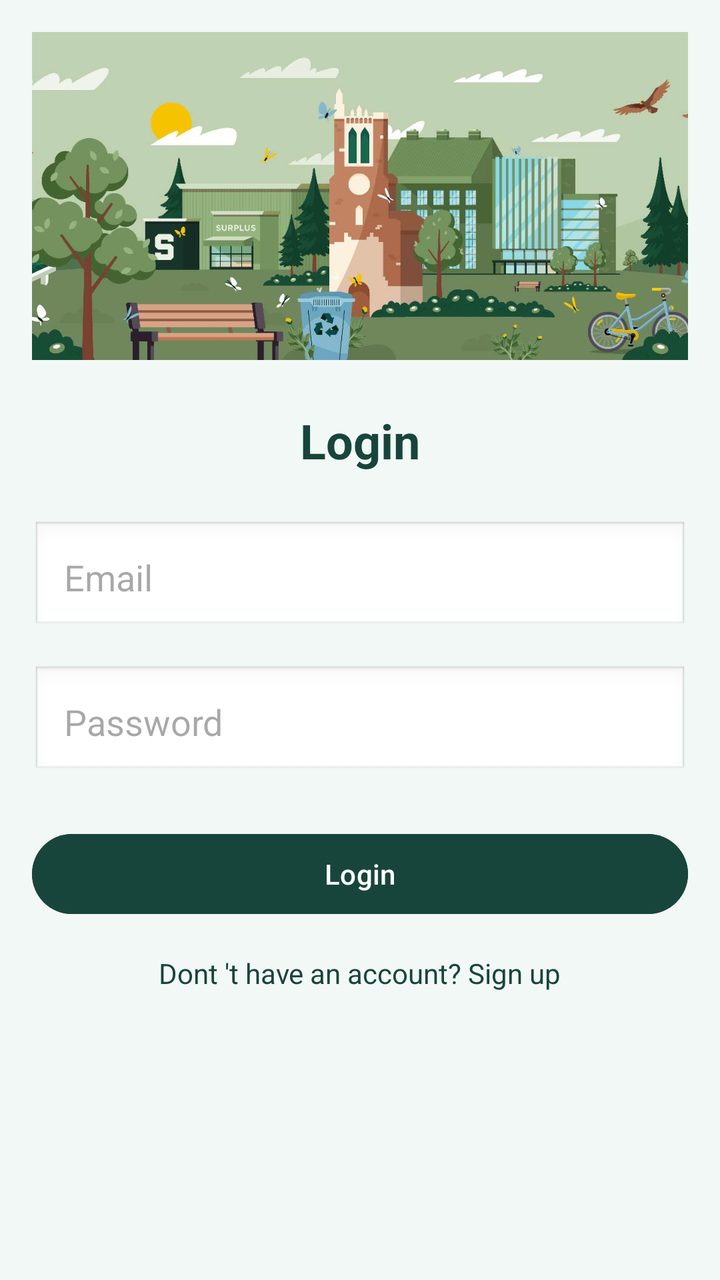
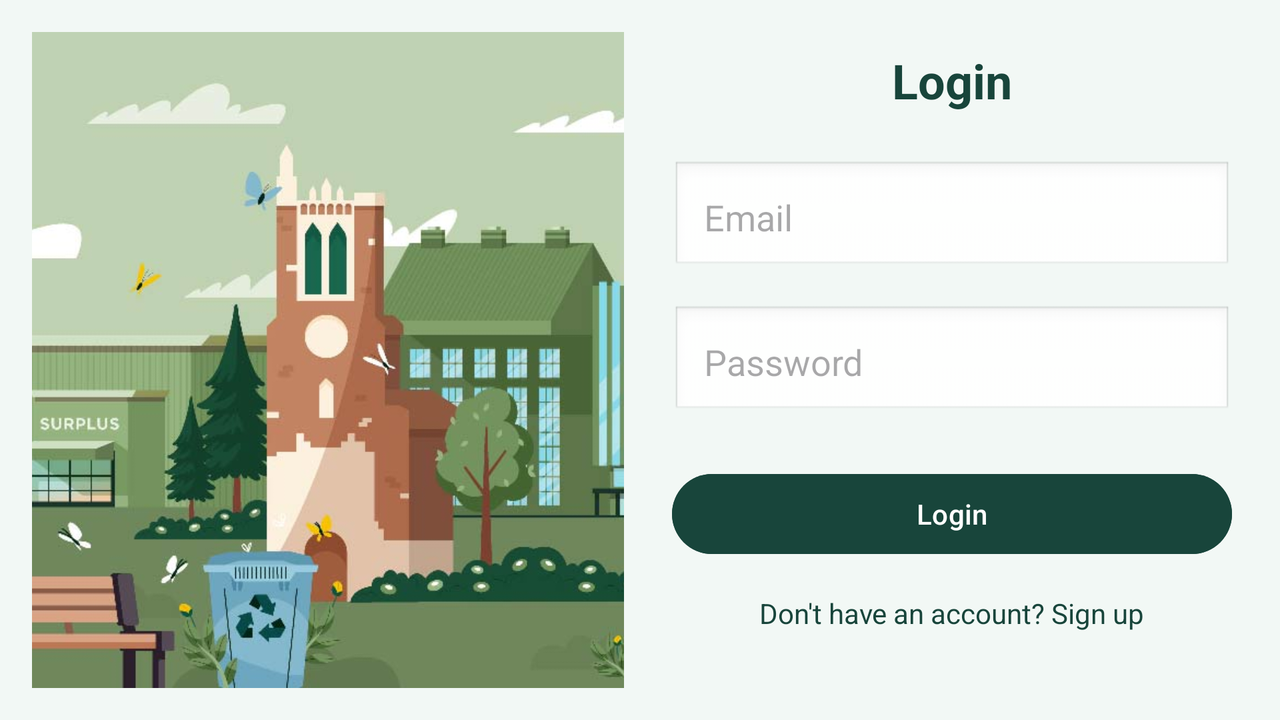

Compare how this app lays out the same screen by default and in its alternative resource folder. The renders come first, then the two layout files and the values they reference.
<!-- AndroidManifest.xml: application theme Theme.CSE476Project -->
<!-- res/layout/activity_login.xml -->
<?xml version="1.0" encoding="utf-8"?>
<ScrollView
    xmlns:android="http://schemas.android.com/apk/res/android"
    android:layout_width="match_parent"
    android:layout_height="match_parent">

    <LinearLayout
        android:layout_width="match_parent"
        android:layout_height="wrap_content"
        android:orientation="vertical"
        android:gravity="center"
        android:padding="16dp">

        
        <ImageView
            android:id="@+id/ivLoginImage"
            android:layout_width="match_parent"
            android:layout_height="wrap_content"
            android:src="@drawable/loginimage"
            android:contentDescription="@string/login_image_desc"
            android:adjustViewBounds="true"
            android:scaleType="centerCrop"
            android:layout_marginBottom="24dp" />

        
        <TextView
            android:id="@+id/tvTitle"
            android:layout_width="match_parent"
            android:layout_height="wrap_content"
            android:text="Login"
            android:textColor="@color/green"
            android:textSize="24sp"
            android:textStyle="bold"
            android:gravity="center"
            android:layout_marginBottom="24dp" />

        
        <EditText
            android:id="@+id/etEmail"
            android:layout_width="match_parent"
            android:layout_height="wrap_content"
            android:hint="Email"
            android:padding="16dp"
            android:inputType="textEmailAddress"
            android:background="@android:drawable/edit_text"
            android:layout_marginBottom="16dp" />

        
        <EditText
            android:id="@+id/etPassword"
            android:layout_width="match_parent"
            android:layout_height="wrap_content"
            android:hint="Password"
            android:padding="16dp"
            android:inputType="textPassword"
            android:background="@android:drawable/edit_text"
            android:layout_marginBottom="24dp" />

        
        <Button
            android:id="@+id/btnLogin"
            android:layout_width="match_parent"
            android:layout_height="wrap_content"
            android:text="Login"
            android:backgroundTint="@color/green"
            android:textColor="@android:color/white"
            android:layout_marginBottom="16dp" />

        <TextView
            android:id="@+id/tvAlreadyAccount"
            android:layout_width="wrap_content"
            android:layout_height="wrap_content"
            android:text="Dont \'t have an account? Sign up"
            android:textColor="@color/green"
            android:clickable="true" />

    </LinearLayout>
</ScrollView>
<!-- resources referenced by this layout -->
<resources>
  <color name="green">#18453B</color>
  <!-- drawable loginimage: jpg bitmap (drawable, 69878 bytes) -->
  <string name="login_image_desc">Illustration of MSU for landing page</string>
  <style name="Theme.CSE476Project" parent="Base.Theme.CSE476Project" />
  <style name="Base.Theme.CSE476Project" parent="Theme.Material3.DayNight.NoActionBar">
          
          
          <item name="colorPrimary">@color/green</item>
          <item name="colorPrimaryVariant">@color/green</item>
          <item name="colorOnPrimary">@color/white</item>
  
          <item name="colorSecondary">@color/accent_green</item>
          <item name="colorSecondaryVariant">@color/accent_green</item>
          <item name="colorOnSecondary">@color/black</item>
  
          <item name="android:colorBackground">@color/light_green_bg</item>
          <item name="colorSurface">@color/white</item>
          <item name="colorOnSurface">@color/black</item>
  
          <item name="colorControlHighlight">@color/accent_green</item>
  
          <item name="buttonStyle">@style/Widget.MaterialComponents.Button</item>
      </style>
  <color name="white">#FFFFFFFF</color>
  <color name="accent_green">#A8BDA3</color>
  <color name="black">#FF000000</color>
  <color name="light_green_bg">#F2F8F5</color>
</resources>
<!-- res/layout-land/activity_login.xml (the repository's variant of the layout above) -->
<!-- drawn on the phone turned sideways -->
<?xml version="1.0" encoding="utf-8"?>
<LinearLayout xmlns:android="http://schemas.android.com/apk/res/android"
    android:layout_width="match_parent"
    android:layout_height="match_parent"
    android:orientation="horizontal"
    android:padding="16dp">

    
    <ImageView
        android:id="@+id/ivLoginImage"
        android:layout_width="0dp"
        android:layout_height="match_parent"
        android:layout_weight="1"
        android:scaleType="centerCrop"
        android:adjustViewBounds="true"
        android:src="@drawable/loginimage"
        android:contentDescription="@string/login_image_desc"
        android:layout_marginEnd="16dp" />

    
    <ScrollView
        android:layout_width="0dp"
        android:layout_height="match_parent"
        android:layout_weight="1">

        <LinearLayout
            android:layout_width="match_parent"
            android:layout_height="wrap_content"
            android:orientation="vertical"
            android:gravity="center"
            android:padding="8dp">

            <TextView
                android:id="@+id/tvTitle"
                android:layout_width="wrap_content"
                android:layout_height="wrap_content"
                android:text="Login"
                android:textColor="@color/green"
                android:textSize="24sp"
                android:textStyle="bold"
                android:layout_marginBottom="24dp" />

            <EditText
                android:id="@+id/etEmail"
                android:layout_width="match_parent"
                android:layout_height="wrap_content"
                android:hint="Email"
                android:padding="16dp"
                android:inputType="textEmailAddress"
                android:background="@android:drawable/edit_text"
                android:layout_marginBottom="16dp" />

            <EditText
                android:id="@+id/etPassword"
                android:layout_width="match_parent"
                android:layout_height="wrap_content"
                android:hint="Password"
                android:padding="16dp"
                android:inputType="textPassword"
                android:background="@android:drawable/edit_text"
                android:layout_marginBottom="24dp" />

            <Button
                android:id="@+id/btnLogin"
                android:layout_width="match_parent"
                android:layout_height="wrap_content"
                android:text="Login"
                android:backgroundTint="@color/green"
                android:textColor="@android:color/white"
                android:layout_marginBottom="16dp" />

            <TextView
                android:id="@+id/tvAlreadyAccount"
                android:layout_width="wrap_content"
                android:layout_height="wrap_content"
                android:text="Don't have an account? Sign up"
                android:textColor="@color/green"
                android:clickable="true" />

        </LinearLayout>
    </ScrollView>
</LinearLayout>
